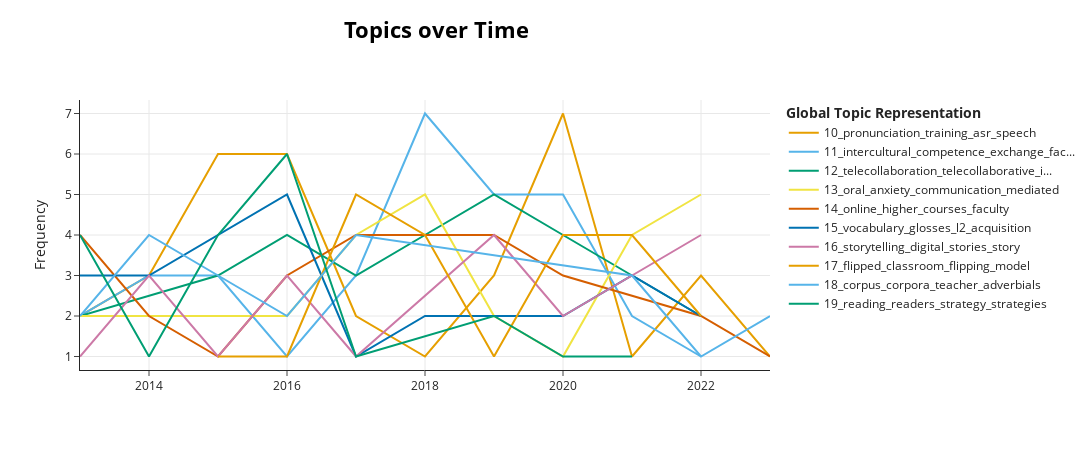

Write notebook code for a chart like this one.
### Code cell
model.visualize_topics_over_time(topics_over_time, topics=[10, 11, 12, 13, 14, 15, 16, 17, 18, 19])

### Figure 1 — Plotly figure (JSON) as saved in the notebook; plotly's stock layout.template omitted (floating-point values rounded to 4 significant figures)
{"data": [{"hoverinfo": "text", "hovertext": ["<b>Topic 10</b><br>Words: pronunciation, selection, mispronunciation, unsupervised, accented", "<b>Topic 10</b><br>Words: production, pronunciation, implication, acoustic, control", "<b>Topic 10</b><br>Words: pronunciation, speech, recognition, word, speakers", "<b>Topic 10</b><br>Words: pronunciation, training, asr, instruction, twitter", "<b>Topic 10</b><br>Words: wrs, word, pronunciation, mispronounced, twitter", "<b>Topic 10</b><br>Words: variability, segmental, perceptual, adaptive, transfer", "<b>Topic 10</b><br>Words: pronunciation, podcast, fossilised, asr, segmental", "<b>Topic 10</b><br>Words: pronunciation, assistants, intelligent, personal, instruction", "<b>Topic 10</b><br>Words: transcription, allophonic, phonological, association, awareness", "<b>Topic 10</b><br>Words: pronunciation, acoustically, suprasegmental, equipped, asr", "<b>Topic 10</b><br>Words: intelligibility, listeners, comparing, recognition, automatic"], "marker": {"color": "#E69F00"}, "mode": "lines", "name": "10_pronunciation_training_asr_speech", "type": "scatter", "x": [2013, 2014, 2015, 2016, 2017, 2018, 2019, 2020, 2021, 2022, 2023], "y": [2, 3, 6, 6, 2, 1, 3, 7, 1, 3, 1]}, {"hoverinfo": "text", "hovertext": ["<b>Topic 11</b><br>Words: intercultural, abroad, competence, undergraduate, program", "<b>Topic 11</b><br>Words: intercultural, born, nurses, web, foreign", "<b>Topic 11</b><br>Words: intercultural, competence, portuguese, actional, commenting", "<b>Topic 11</b><br>Words: intercultural, internet, cross, understanding, exchange", "<b>Topic 11</b><br>Words: intercultural, phatic, moroccan, oujda, cheap", "<b>Topic 11</b><br>Words: intercultural, competence, plurilingual, gracias, shokran", "<b>Topic 11</b><br>Words: intercultural, competence, blogs, zero, campus", "<b>Topic 11</b><br>Words: intercultural, interactions, competence, waters, encounter", "<b>Topic 11</b><br>Words: intercultural, insider, xr, hands, room", "<b>Topic 11</b><br>Words: 23, reviewing, exchanges, large, virtual"], "marker": {"color": "#56B4E9"}, "mode": "lines", "name": "11_intercultural_competence_exchange_fac...", "type": "scatter", "x": [2013, 2014, 2015, 2016, 2017, 2018, 2019, 2020, 2021, 2022], "y": [2, 3, 3, 1, 3, 7, 5, 5, 2, 1]}, {"hoverinfo": "text", "hovertext": ["<b>Topic 12</b><br>Words: telecollaboration, gaps, filling, sino, telecollaborative", "<b>Topic 12</b><br>Words: telecollaboration, institutional, europe, telecollaborate, induced", "<b>Topic 12</b><br>Words: telecollaboration, telecollaborative, pedagogical, able, objectives", "<b>Topic 12</b><br>Words: telecollaboration, request, lingua, franca, methodological", "<b>Topic 12</b><br>Words: telecollaboration, telecollaborative, practice, 2010, reversal", "<b>Topic 12</b><br>Words: telecollaboration, telecollaborative, incidents, competences, background", "<b>Topic 12</b><br>Words: telecollaboration, intercultural, district, wide, prospective", "<b>Topic 12</b><br>Words: telecollaborative, telecollaboration, intercultural, identities, american", "<b>Topic 12</b><br>Words: telecollaboration, 56, 2020, multinational, 2010"], "marker": {"color": "#009E73"}, "mode": "lines", "name": "12_telecollaboration_telecollaborative_i...", "type": "scatter", "x": [2013, 2015, 2016, 2017, 2018, 2019, 2020, 2021, 2022], "y": [2, 3, 4, 3, 4, 5, 4, 3, 2]}, {"hoverinfo": "text", "hovertext": ["<b>Topic 13</b><br>Words: conceptualizations, archi21, anxiety, listening, nonverbal", "<b>Topic 13</b><br>Words: face, mediated, oral, anxiety, affordance", "<b>Topic 13</b><br>Words: communication, oral, life, synthetic, modalities", "<b>Topic 13</b><br>Words: performance, oral, csl, beginners, life", "<b>Topic 13</b><br>Words: oral, communication, face, mediated, anxiety", "<b>Topic 13</b><br>Words: oral, communication, life, pragmatically, refining", "<b>Topic 13</b><br>Words: communication, oral, recording, comprehensive, lower", "<b>Topic 13</b><br>Words: exchanges, oral, motivation, skills, virtual", "<b>Topic 13</b><br>Words: oral, anxiety, interaction, lmoocs, based", "<b>Topic 13</b><br>Words: anxiety, oral, mediated, face, life"], "marker": {"color": "#F0E442"}, "mode": "lines", "name": "13_oral_anxiety_communication_mediated", "type": "scatter", "x": [2013, 2014, 2015, 2016, 2017, 2018, 2019, 2020, 2021, 2022], "y": [2, 2, 2, 2, 4, 5, 2, 1, 4, 5]}, {"hoverinfo": "text", "hovertext": ["<b>Topic 14</b><br>Words: at, higher, faculty, reflective, members", "<b>Topic 14</b><br>Words: electrical, engineering, online, bsee, degree", "<b>Topic 14</b><br>Words: reflective, tracing, modes, practices, student", "<b>Topic 14</b><br>Words: online, recommendations, services, coop, soon", "<b>Topic 14</b><br>Words: higher, faculty, management, education, members", "<b>Topic 14</b><br>Words: online, courses, overall, closed, entrant", "<b>Topic 14</b><br>Words: higher, courses, configuring, face, education", "<b>Topic 14</b><br>Words: courses, observation, kit, without, faculty", "<b>Topic 14</b><br>Words: parents, instructional, responders, crisis, faculty", "<b>Topic 14</b><br>Words: increase, active, higher, tools, during"], "marker": {"color": "#D55E00"}, "mode": "lines", "name": "14_online_higher_courses_faculty", "type": "scatter", "x": [2013, 2014, 2015, 2016, 2017, 2018, 2019, 2020, 2022, 2023], "y": [4, 2, 1, 3, 4, 4, 4, 3, 2, 1]}, {"hoverinfo": "text", "hovertext": ["<b>Topic 15</b><br>Words: vocabulary, more, glosses, automatization, opencourseware", "<b>Topic 15</b><br>Words: glosses, incidental, glossing, vocabulary, comprehension", "<b>Topic 15</b><br>Words: vocabulary, spaced, toeic, repetition, acquisition", "<b>Topic 15</b><br>Words: concordance, glosses, electronic, vocabulary, effects", "<b>Topic 15</b><br>Words: vocabulary, assessment, inferencing, static, gloss", "<b>Topic 15</b><br>Words: vocabulary, richard, afrikaans, mayer, programme", "<b>Topic 15</b><br>Words: bitter, pill, image, spaced, but", "<b>Topic 15</b><br>Words: gloss, dynamic, comprehension, implicature, position", "<b>Topic 15</b><br>Words: idiom, properties, intensity, modality, current"], "marker": {"color": "#0072B2"}, "mode": "lines", "name": "15_vocabulary_glosses_l2_acquisition", "type": "scatter", "x": [2013, 2014, 2016, 2017, 2018, 2019, 2020, 2021, 2022], "y": [3, 3, 5, 1, 2, 2, 2, 3, 2]}, {"hoverinfo": "text", "hovertext": ["<b>Topic 16</b><br>Words: it, storytelling, piece, did, proud", "<b>Topic 16</b><br>Words: storytelling, digital, malaysian, concerns, enjoyment", "<b>Topic 16</b><br>Words: narratives, structuring, gameplay, story, mind", "<b>Topic 16</b><br>Words: stories, storytelling, digital, overview, bringing", "<b>Topic 16</b><br>Words: storytelling, functionality, multilingual, activity, levels", "<b>Topic 16</b><br>Words: storytelling, digital, stories, story, creative", "<b>Topic 16</b><br>Words: digital, relational, semantic, stories, account", "<b>Topic 16</b><br>Words: story, storytelling, digital, natives, six", "<b>Topic 16</b><br>Words: storytelling, digital, creative, interdisciplinary, experienced"], "marker": {"color": "#CC79A7"}, "mode": "lines", "name": "16_storytelling_digital_stories_story", "type": "scatter", "x": [2013, 2014, 2015, 2016, 2017, 2019, 2020, 2021, 2022], "y": [1, 3, 1, 3, 1, 4, 2, 3, 4]}, {"hoverinfo": "text", "hovertext": ["<b>Topic 17</b><br>Words: flipping, foster, active, classroom, flipped", "<b>Topic 17</b><br>Words: health, flipped, impacts, high, classroom", "<b>Topic 17</b><br>Words: flipped, classroom, model, predictors, senior", "<b>Topic 17</b><br>Words: flipped, classroom, chinese, flipping, mastery", "<b>Topic 17</b><br>Words: flipped, refusal, appropriate, perception, achievement", "<b>Topic 17</b><br>Words: flipped, classroom, quot, point, impacts", "<b>Topic 17</b><br>Words: flipped, classroom, perspectives, flipping, framework", "<b>Topic 17</b><br>Words: flipped, classroom, scoping, fluency, implications"], "marker": {"color": "#E69F00"}, "mode": "lines", "name": "17_flipped_classroom_flipping_model", "type": "scatter", "x": [2015, 2016, 2017, 2018, 2019, 2020, 2021, 2022], "y": [1, 1, 5, 4, 1, 4, 4, 2]}, {"hoverinfo": "text", "hovertext": ["<b>Topic 18</b><br>Words: adverbials, corpora, essays, linking, corpus", "<b>Topic 18</b><br>Words: corpus, corpora, use, examples, enough", "<b>Topic 18</b><br>Words: corpus, concordancer, laptops, clauses, adverbial", "<b>Topic 18</b><br>Words: corpus, solving, adverbials, concordancers, linking", "<b>Topic 18</b><br>Words: corpus, collocational, corpora, cultivating, phraseology", "<b>Topic 18</b><br>Words: collocation, corpus, arab, clusters, detect", "<b>Topic 18</b><br>Words: corpus, tricky, aided, revisiting, be", "<b>Topic 18</b><br>Words: corpus, integrate, unpacking, corpora, intention"], "marker": {"color": "#56B4E9"}, "mode": "lines", "name": "18_corpus_corpora_teacher_adverbials", "type": "scatter", "x": [2013, 2014, 2015, 2016, 2017, 2021, 2022, 2023], "y": [2, 4, 3, 2, 4, 3, 1, 2]}, {"hoverinfo": "text", "hovertext": ["<b>Topic 19</b><br>Words: reading, strategy, dictionary, what, motivations", "<b>Topic 19</b><br>Words: readers, reading, level, strategies, comprehension", "<b>Topic 19</b><br>Words: reading, comprehension, greasser, wiley, braasch", "<b>Topic 19</b><br>Words: reading, readers, school, for, students", "<b>Topic 19</b><br>Words: reading, annotations, processes, progress, its", "<b>Topic 19</b><br>Words: technique, reading, search, when, internet", "<b>Topic 19</b><br>Words: constructivism, reading, esl, instruction, classroom", "<b>Topic 19</b><br>Words: risk, early, reading, comparative, programs"], "marker": {"color": "#009E73"}, "mode": "lines", "name": "19_reading_readers_strategy_strategies", "type": "scatter", "x": [2013, 2014, 2015, 2016, 2017, 2019, 2020, 2021], "y": [4, 1, 4, 6, 1, 2, 1, 1]}], "layout": {"height": 450, "hoverlabel": {"bgcolor": "white", "font": {"family": "Rockwell", "size": 16}}, "legend": {"title": {"text": "<b>Global Topic Representation"}}, "title": {"font": {"color": "Black", "size": 22}, "text": "<b>Topics over Time</b>", "x": 0.4, "xanchor": "center", "y": 0.95, "yanchor": "top"}, "width": 1250, "xaxis": {"showgrid": true}, "yaxis": {"showgrid": true, "title": {"text": "Frequency"}}}}
